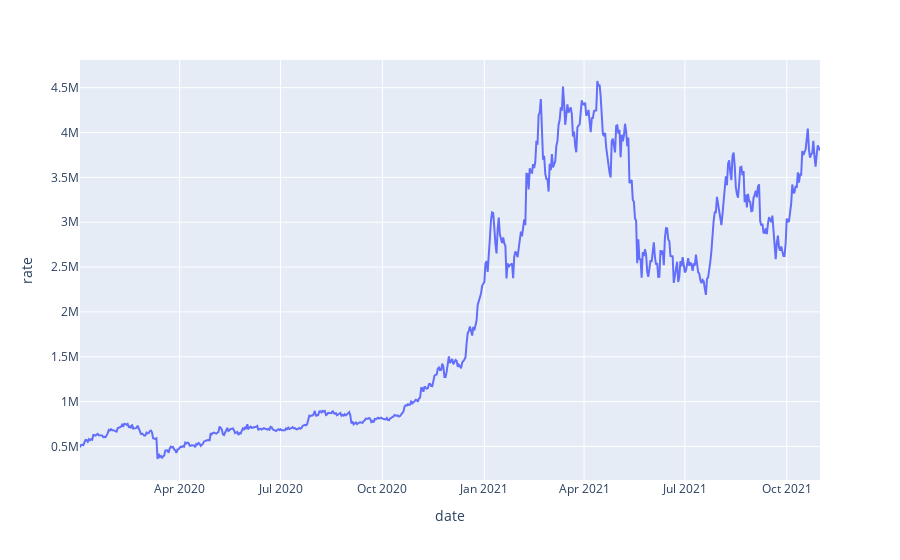

The cell this chart's notebook holds for it:
### Code cell
px.line(bitcoin, x="date", y="rate")

### Figure 1 — Plotly figure (JSON) as saved in the notebook; plotly's stock layout.template omitted (floating-point values rounded to 4 significant figures; data arrays with more than 128 entries replaced by an {"elided": "..."} marker saying what was removed)
{"data": [{"hovertemplate": "date=%{x}<br>rate=%{y}<extra></extra>", "legendgroup": "", "line": {"color": "#636efa", "dash": "solid"}, "marker": {"symbol": "circle"}, "mode": "lines", "name": "", "orientation": "v", "showlegend": false, "type": "scatter", "x": {"elided": "669 str values"}, "xaxis": "x", "y": {"elided": "669 float values"}, "yaxis": "y"}], "layout": {"legend": {"tracegroupgap": 0}, "margin": {"t": 60}, "xaxis": {"anchor": "y", "domain": [0, 1], "title": {"text": "date"}}, "yaxis": {"anchor": "x", "domain": [0, 1], "title": {"text": "rate"}}}}
